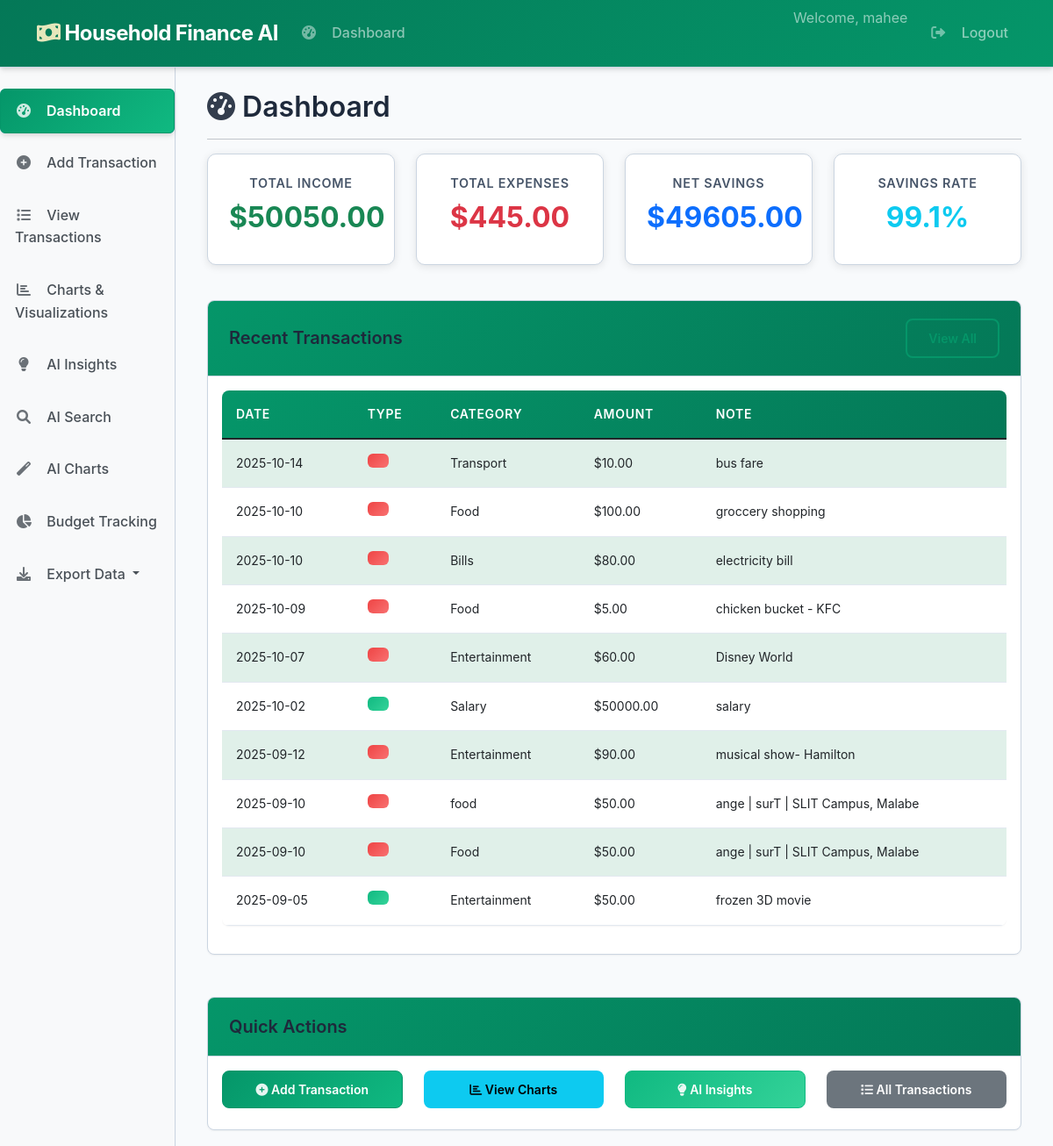
/dashboard (signed in, upper part), run on an earlier commit of the app's database.
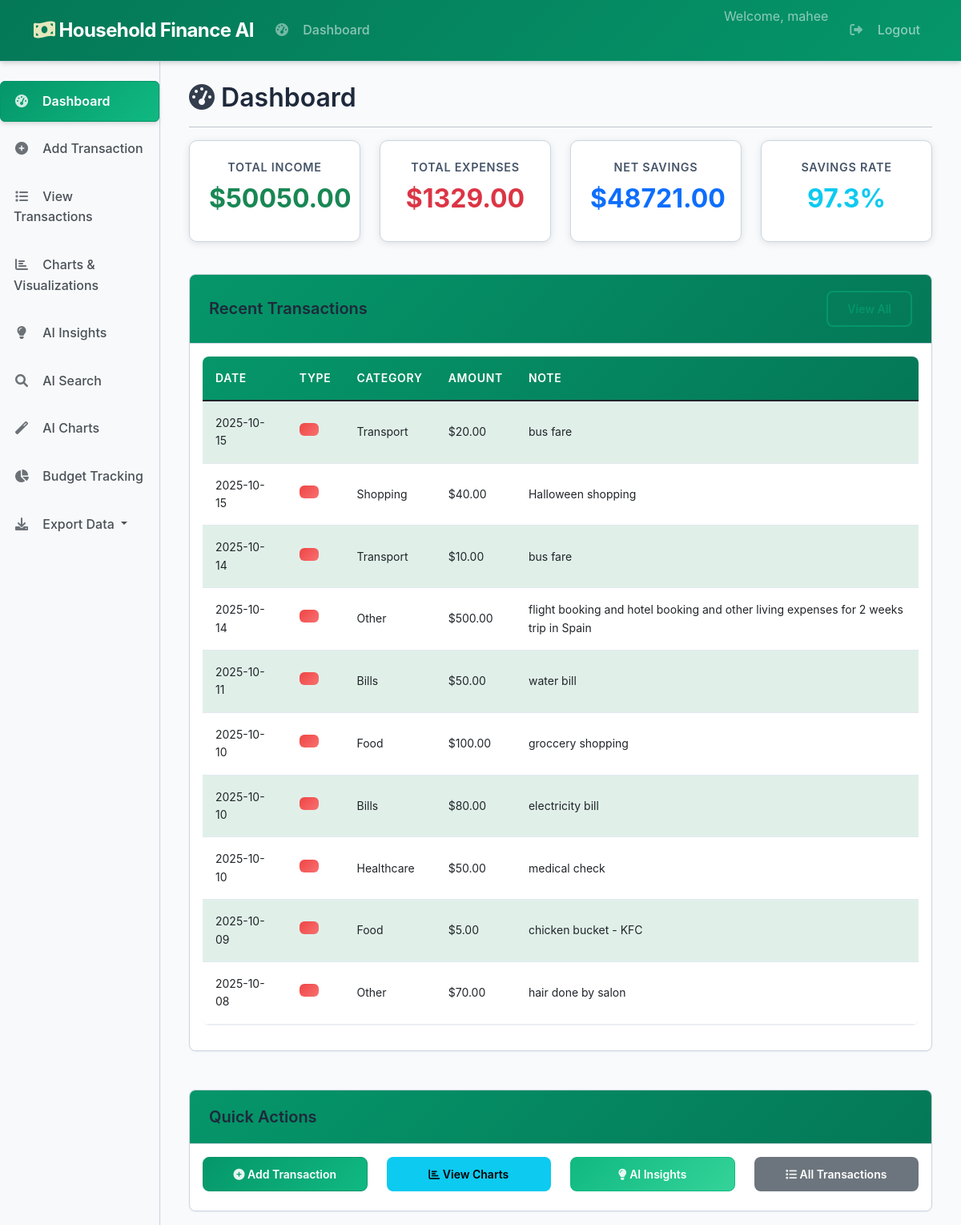
And on a later commit of the database.
### core/database.py (models this page shows, shortened)
class Transaction(db.Model):
    __tablename__ = "transactions"
    id = db.Column(db.Integer, primary_key=True)
    user_id = db.Column(db.Integer, db.ForeignKey("users.id"), nullable=False)
    type = db.Column(db.String(20), nullable=False)  # ✅ This should be 'type' not 't_type'
    category = db.Column(db.String(100), nullable=False)
    amount = db.Column(db.Float, nullable=False)
    date = db.Column(db.Date, nullable=False, default=datetime.utcnow)
    note = db.Column(db.Text, nullable=True)
    created_at = db.Column(db.DateTime, default=datetime.utcnow)
    user = db.relationship("User", back_populates="transactions")

### app/routes/transactions.py (the view)
@transactions_bp.route('/')
@transactions_bp.route('/dashboard')
@login_required
def dashboard():
    transactions = collector.get_user_transactions(current_user.id)
    if not transactions:
        return render_template('dashboard.html', title='Dashboard',
                             transactions=[], metrics={}, anomalies=[], summary={},
                             show_welcome=True)
    df = collector.get_transactions_df(current_user.id)
    total_income = df[df['type'].str.lower() == 'income']['amount'].sum()
    total_expense = df[df['type'].str.lower() == 'expense']['amount'].sum()
    savings = total_income - total_expense
    savings_rate = (savings / total_income * 100) if total_income > 0 else 0
    metrics = {
        'total_income': total_income,
        'total_expense': total_expense,
        'savings': savings,
        'savings_rate': savings_rate,
        'transaction_count': len(transactions)
    }
    recent_transactions = sorted(transactions, key=lambda x: x.date, reverse=True)[:10]
    anomalies = collector.detect_anomalies(current_user.id)
    summary = collector.generate_summary(current_user.id, period='week')
    return render_template('dashboard.html',
                         title='Dashboard',
                         metrics=metrics,
                         transactions=recent_transactions,
                         anomalies=anomalies,
                         summary=summary,
                         show_welcome=False)

### agents/data_collector.py (called while the page is built)
    def get_transactions_df(self, user_id):
        transactions = Transaction.query.filter_by(user_id=user_id).all()
        if not transactions:
            return pd.DataFrame()
        data = [{
            "id": t.id,
            "date": t.date,
            "type": t.type,  # CHANGED: t_type → type
            "category": t.category,
            "amount": t.amount,
            "note": t.note
        } for t in transactions]
        df = pd.DataFrame(data)
        if not df.empty and 'date' in df.columns:
            df['date'] = pd.to_datetime(df['date'])
        return df

    def get_user_transactions(self, user_id):
        return Transaction.query.filter_by(user_id=user_id).all()

    def detect_anomalies(self, user_id):
        df = self.get_transactions_df(user_id)
        if df.empty:
            return []
        mean = df['amount'].mean()
        std = df['amount'].std()
        if std > 0:
            anomalies = df[df['amount'] > mean + 2 * std]
            return anomalies.to_dict('records')
        return []

### app/templates/dashboard.html (shortened to what the changed rows need)
{% extends "base.html" %}
{% block content %}
<div class="row">
    <div class="col-12">
        <h2><i class="fas fa-tachometer-alt"></i> Dashboard</h2>
    </div>
</div>
{% if show_welcome %}
<div class="row">
    <div class="col-12">
        <div class="alert alert-info">
            <h4>Welcome to Household Finance AI Platform!</h4>
            <p>Get started by adding your first transaction to see insights and charts.</p>
            <a href="{{ url_for('transactions.add_transaction') }}" class="btn btn-primary">
                <i class="fas fa-plus-circle"></i> Add Your First Transaction
            </a>
        </div>
    </div>
</div>
{% else %}
<div class="row">
    <div class="col-md-3">
        <div class="metric-card text-center">
            <h5>Total Income</h5>
            <h3 class="text-success">${{ "%.2f"|format(metrics.total_income) }}</h3>
        </div>
    </div>
    <div class="col-md-3">
        <div class="metric-card text-center">
            <h5>Total Expenses</h5>
            <h3 class="text-danger">${{ "%.2f"|format(metrics.total_expense) }}</h3>
        </div>
    </div>
    <div class="col-md-3">
        <div class="metric-card text-center">
            <h5>Net Savings</h5>
            <h3 class="text-primary">${{ "%.2f"|format(metrics.savings) }}</h3>
        </div>
    </div>
    <div class="col-md-3">
        <div class="metric-card text-center">
            <h5>Savings Rate</h5>
            <h3 class="text-info">{{ "%.1f"|format(metrics.savings_rate) }}%</h3>
        </div>
    </div>
</div>
<div class="row mt-4">
    <div class="col-12">
        <div class="card">
            <div class="card-header d-flex justify-content-between align-items-center">
                <h5 class="mb-0">Recent Transactions</h5>
                <a href="{{ url_for('transactions.view_transactions') }}" class="btn btn-sm btn-outline-primary">
                </a>
            </div>
            <div class="card-body">
                {% if transactions %}
                <div class="table-responsive">
                    <table class="table table-striped">
                        <thead>
                            <tr>
                                <th>Date</th>
                                <th>Type</th>
                                <th>Category</th>
                                <th>Amount</th>
                                <th>Note</th>
                            </tr>
                        </thead>
                        <tbody>
                            {% for transaction in transactions %}
                            <tr>
                                <td>{{ transaction.date.strftime('%Y-%m-%d') }}</td>
                                <td>
                                    <span class="badge {% if transaction.type == 'income' %}bg-success{% else %}bg-danger{% endif %}">
                                </td>
                                <td>{{ transaction.category }}</td>
                                <td>${{ "%.2f"|format(transaction.amount) }}</td>
                                <td>{{ transaction.note or '-' }}</td>
                            </tr>
                            {% endfor %}
                        </tbody>
                    </table>
                </div>
                {% else %}
                <p class="text-muted">No transactions found.</p>
                {% endif %}
            </div>
        </div>
    </div>
</div>
<div class="row mt-4">
    <div class="col-12">
        <div class="card">
            <div class="card-header">
                <h5 class="mb-0">Quick Actions</h5>
            </div>
            <div class="card-body">
                <div class="row">
                    <div class="col-md-3 mb-2">
                        <a href="{{ url_for('transactions.add_transaction') }}" class="btn btn-primary w-100">
                            <i class="fas fa-plus-circle"></i> Add Transaction
                        </a>
                    </div>
                    <div class="col-md-3 mb-2">
                        <a href="{{ url_for('charts.charts_page') }}" class="btn btn-info w-100">
                            <i class="fas fa-chart-bar"></i> View Charts
                        </a>
                    </div>
                    <div class="col-md-3 mb-2">
                        <a href="{{ url_for('insights.insights_page') }}" class="btn btn-success w-100">
                            <i class="fas fa-lightbulb"></i> AI Insights
                        </a>
                    </div>
                    <div class="col-md-3 mb-2">
                        <a href="{{ url_for('transactions.view_transactions') }}" class="btn btn-secondary w-100">
                            <i class="fas fa-list"></i> All Transactions
                        </a>
                    </div>
                </div>
            </div>
        </div>
    </div>
</div>
{% endif %}
{% endblock %}

What changed in the data, as far as the page shows it:
no longer on this page (row unchanged): Transaction: amount "60.00"
no longer on this page (row unchanged): Transaction: amount "50000.00"
no longer on this page (row unchanged): Transaction: amount "90.00"
no longer on this page (row unchanged): Transaction: amount "50.00"
no longer on this page (row unchanged): Transaction: amount "50.00"
no longer on this page (row unchanged): Transaction: amount "50.00"
added Transaction: amount "20.00"
added Transaction: amount "40.00"
added Transaction: amount "500.00"
added Transaction: amount "50.00"
added Transaction: amount "50.00"
added Transaction: amount "70.00"
Also different on the page:
{{ "%.2f"|format(metrics.total_expense) }}: "445.00" → "1329.00"
{{ "%.2f"|format(metrics.savings) }}: "49605.00" → "48721.00"
{{ "%.1f"|format(metrics.savings_rate) }}: "99.1" → "97.3"
